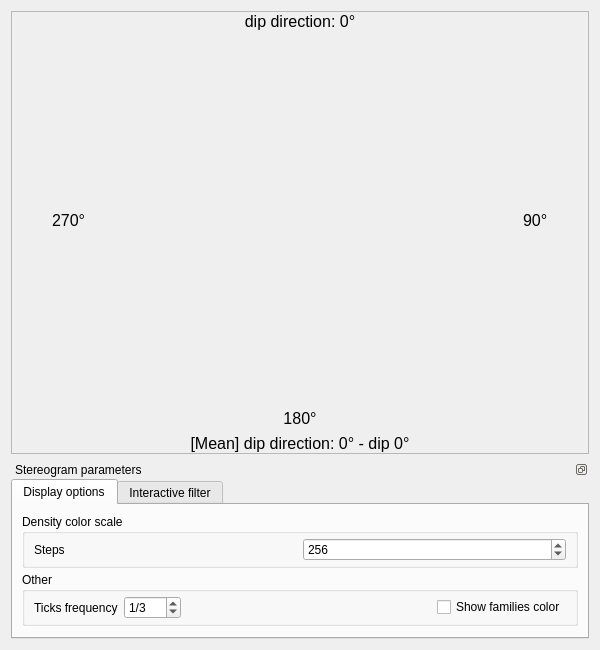
<?xml version="1.0" encoding="UTF-8"?>
<ui version="4.0">
 <class>StereogramDialog</class>
 <widget class="QDialog" name="StereogramDialog">
  <property name="geometry">
   <rect>
    <x>0</x>
    <y>0</y>
    <width>600</width>
    <height>650</height>
   </rect>
  </property>
  <property name="windowTitle">
   <string>Stereogram</string>
  </property>
  <layout class="QVBoxLayout" name="verticalLayout_5">
   <item>
    <widget class="QFrame" name="stereogramFrame">
     <property name="styleSheet">
      <string notr="true">font-size: 16px;</string>
     </property>
     <property name="frameShape">
      <enum>QFrame::StyledPanel</enum>
     </property>
     <property name="frameShadow">
      <enum>QFrame::Raised</enum>
     </property>
     <layout class="QVBoxLayout" name="verticalLayout_3">
      <property name="leftMargin">
       <number>0</number>
      </property>
      <property name="topMargin">
       <number>0</number>
      </property>
      <property name="rightMargin">
       <number>0</number>
      </property>
      <property name="bottomMargin">
       <number>0</number>
      </property>
      <item>
       <widget class="QLabel" name="label">
        <property name="sizePolicy">
         <sizepolicy hsizetype="Expanding" vsizetype="Preferred">
          <horstretch>0</horstretch>
          <verstretch>0</verstretch>
         </sizepolicy>
        </property>
        <property name="text">
         <string>dip direction: 0°</string>
        </property>
        <property name="alignment">
         <set>Qt::AlignCenter</set>
        </property>
       </widget>
      </item>
      <item>
       <layout class="QHBoxLayout" name="horizontalLayout_2">
        <item>
         <spacer name="horizontalSpacer_5">
          <property name="orientation">
           <enum>Qt::Horizontal</enum>
          </property>
          <property name="sizeType">
           <enum>QSizePolicy::Preferred</enum>
          </property>
          <property name="sizeHint" stdset="0">
           <size>
            <width>40</width>
            <height>20</height>
           </size>
          </property>
         </spacer>
        </item>
        <item>
         <layout class="QVBoxLayout" name="verticalLayout">
          <item>
           <spacer name="verticalSpacer">
            <property name="orientation">
             <enum>Qt::Vertical</enum>
            </property>
            <property name="sizeHint" stdset="0">
             <size>
              <width>20</width>
              <height>40</height>
             </size>
            </property>
           </spacer>
          </item>
          <item>
           <widget class="QLabel" name="label_2">
            <property name="text">
             <string notr="true">270°</string>
            </property>
           </widget>
          </item>
          <item>
           <spacer name="verticalSpacer_2">
            <property name="orientation">
             <enum>Qt::Vertical</enum>
            </property>
            <property name="sizeHint" stdset="0">
             <size>
              <width>20</width>
              <height>40</height>
             </size>
            </property>
           </spacer>
          </item>
         </layout>
        </item>
        <item>
         <widget class="QFrame" name="frame">
          <property name="sizePolicy">
           <sizepolicy hsizetype="Expanding" vsizetype="Expanding">
            <horstretch>0</horstretch>
            <verstretch>0</verstretch>
           </sizepolicy>
          </property>
         </widget>
        </item>
        <item>
         <layout class="QVBoxLayout" name="verticalLayout_2">
          <item>
           <spacer name="verticalSpacer_3">
            <property name="orientation">
             <enum>Qt::Vertical</enum>
            </property>
            <property name="sizeHint" stdset="0">
             <size>
              <width>20</width>
              <height>40</height>
             </size>
            </property>
           </spacer>
          </item>
          <item>
           <widget class="QLabel" name="label_3">
            <property name="text">
             <string notr="true">90°</string>
            </property>
           </widget>
          </item>
          <item>
           <spacer name="verticalSpacer_4">
            <property name="orientation">
             <enum>Qt::Vertical</enum>
            </property>
            <property name="sizeHint" stdset="0">
             <size>
              <width>20</width>
              <height>40</height>
             </size>
            </property>
           </spacer>
          </item>
         </layout>
        </item>
        <item>
         <spacer name="horizontalSpacer_6">
          <property name="orientation">
           <enum>Qt::Horizontal</enum>
          </property>
          <property name="sizeType">
           <enum>QSizePolicy::Preferred</enum>
          </property>
          <property name="sizeHint" stdset="0">
           <size>
            <width>40</width>
            <height>20</height>
           </size>
          </property>
         </spacer>
        </item>
       </layout>
      </item>
      <item>
       <widget class="QLabel" name="label_4">
        <property name="sizePolicy">
         <sizepolicy hsizetype="Expanding" vsizetype="Preferred">
          <horstretch>0</horstretch>
          <verstretch>0</verstretch>
         </sizepolicy>
        </property>
        <property name="text">
         <string notr="true">180°</string>
        </property>
        <property name="alignment">
         <set>Qt::AlignCenter</set>
        </property>
       </widget>
      </item>
      <item>
       <widget class="QLabel" name="meanDirLabel">
        <property name="sizePolicy">
         <sizepolicy hsizetype="Expanding" vsizetype="Preferred">
          <horstretch>0</horstretch>
          <verstretch>0</verstretch>
         </sizepolicy>
        </property>
        <property name="text">
         <string>[Mean] dip direction: 0° - dip 0°</string>
        </property>
        <property name="alignment">
         <set>Qt::AlignCenter</set>
        </property>
       </widget>
      </item>
     </layout>
    </widget>
   </item>
   <item>
    <widget class="QDockWidget" name="classifParamsDockWidget">
     <property name="sizePolicy">
      <sizepolicy hsizetype="Preferred" vsizetype="Maximum">
       <horstretch>0</horstretch>
       <verstretch>0</verstretch>
      </sizepolicy>
     </property>
     <property name="features">
      <set>QDockWidget::DockWidgetFloatable|QDockWidget::DockWidgetMovable</set>
     </property>
     <property name="windowTitle">
      <string>Stereogram parameters</string>
     </property>
     <widget class="QWidget" name="dockWidgetContents_3">
      <layout class="QVBoxLayout" name="verticalLayout_6">
       <property name="spacing">
        <number>0</number>
       </property>
       <property name="leftMargin">
        <number>0</number>
       </property>
       <property name="topMargin">
        <number>0</number>
       </property>
       <property name="rightMargin">
        <number>0</number>
       </property>
       <property name="bottomMargin">
        <number>0</number>
       </property>
       <item>
        <widget class="QTabWidget" name="tabWidget">
         <property name="sizePolicy">
          <sizepolicy hsizetype="Expanding" vsizetype="Maximum">
           <horstretch>0</horstretch>
           <verstretch>0</verstretch>
          </sizepolicy>
         </property>
         <property name="currentIndex">
          <number>0</number>
         </property>
         <widget class="QWidget" name="displayParamsTab">
          <attribute name="title">
           <string>Display options</string>
          </attribute>
          <layout class="QVBoxLayout" name="verticalLayout_8">
           <property name="spacing">
            <number>4</number>
           </property>
           <item>
            <widget class="QGroupBox" name="colorRampGroupBox">
             <property name="sizePolicy">
              <sizepolicy hsizetype="Preferred" vsizetype="Maximum">
               <horstretch>0</horstretch>
               <verstretch>0</verstretch>
              </sizepolicy>
             </property>
             <property name="title">
              <string>Density color scale</string>
             </property>
             <property name="flat">
              <bool>true</bool>
             </property>
             <layout class="QHBoxLayout" name="horizontalLayout_3">
              <property name="topMargin">
               <number>4</number>
              </property>
              <property name="bottomMargin">
               <number>4</number>
              </property>
              <item>
               <widget class="QLabel" name="label_9">
                <property name="text">
                 <string>Steps</string>
                </property>
               </widget>
              </item>
              <item>
               <widget class="QSpinBox" name="colorScaleStepsSpinBox">
                <property name="minimum">
                 <number>2</number>
                </property>
                <property name="maximum">
                 <number>1024</number>
                </property>
                <property name="singleStep">
                 <number>16</number>
                </property>
                <property name="value">
                 <number>256</number>
                </property>
               </widget>
              </item>
             </layout>
            </widget>
           </item>
           <item>
            <widget class="QGroupBox" name="otherParamsGroupBox">
             <property name="sizePolicy">
              <sizepolicy hsizetype="Preferred" vsizetype="Maximum">
               <horstretch>0</horstretch>
               <verstretch>0</verstretch>
              </sizepolicy>
             </property>
             <property name="title">
              <string>Other</string>
             </property>
             <property name="flat">
              <bool>true</bool>
             </property>
             <layout class="QVBoxLayout" name="verticalLayout_7">
              <property name="topMargin">
               <number>4</number>
              </property>
              <property name="bottomMargin">
               <number>4</number>
              </property>
              <item>
               <layout class="QHBoxLayout" name="horizontalLayout">
                <item>
                 <widget class="QLabel" name="label_5">
                  <property name="text">
                   <string>Ticks frequency</string>
                  </property>
                 </widget>
                </item>
                <item>
                 <widget class="QSpinBox" name="ticksFreqSpinBox">
                  <property name="prefix">
                   <string notr="true">1/</string>
                  </property>
                  <property name="minimum">
                   <number>1</number>
                  </property>
                  <property name="maximum">
                   <number>360</number>
                  </property>
                  <property name="value">
                   <number>3</number>
                  </property>
                 </widget>
                </item>
                <item>
                 <spacer name="horizontalSpacer">
                  <property name="orientation">
                   <enum>Qt::Horizontal</enum>
                  </property>
                  <property name="sizeHint" stdset="0">
                   <size>
                    <width>40</width>
                    <height>20</height>
                   </size>
                  </property>
                 </spacer>
                </item>
                <item>
                 <widget class="QCheckBox" name="showHSVColorsCheckBox">
                  <property name="toolTip">
                   <string>Show families color (on the stereogram outer edge)</string>
                  </property>
                  <property name="text">
                   <string>Show families color</string>
                  </property>
                 </widget>
                </item>
               </layout>
              </item>
             </layout>
            </widget>
           </item>
          </layout>
         </widget>
         <widget class="QWidget" name="tab_2">
          <attribute name="title">
           <string>Interactive filter</string>
          </attribute>
          <layout class="QVBoxLayout" name="verticalLayout_9">
           <item>
            <widget class="QGroupBox" name="filterFacetsGroupBox">
             <property name="sizePolicy">
              <sizepolicy hsizetype="Preferred" vsizetype="Maximum">
               <horstretch>0</horstretch>
               <verstretch>0</verstretch>
              </sizepolicy>
             </property>
             <property name="minimumSize">
              <size>
               <width>0</width>
               <height>100</height>
              </size>
             </property>
             <property name="title">
              <string>Filter facets by orientation</string>
             </property>
             <property name="flat">
              <bool>true</bool>
             </property>
             <property name="checkable">
              <bool>true</bool>
             </property>
             <property name="checked">
              <bool>false</bool>
             </property>
             <layout class="QGridLayout" name="gridLayout">
              <item row="0" column="0">
               <widget class="QLabel" name="label_10">
                <property name="text">
                 <string>Center</string>
                </property>
               </widget>
              </item>
              <item row="0" column="2">
               <widget class="QLabel" name="label_6">
                <property name="text">
                 <string>dip</string>
                </property>
               </widget>
              </item>
              <item row="0" column="3">
               <widget class="QDoubleSpinBox" name="dipDoubleSpinBox">
                <property name="suffix">
                 <string> deg.</string>
                </property>
                <property name="maximum">
                 <double>90.000000000000000</double>
                </property>
                <property name="singleStep">
                 <double>10.000000000000000</double>
                </property>
               </widget>
              </item>
              <item row="0" column="5">
               <widget class="QLabel" name="label_11">
                <property name="text">
                 <string>dip dir.</string>
                </property>
               </widget>
              </item>
              <item row="0" column="6">
               <widget class="QDoubleSpinBox" name="dipDirDoubleSpinBox">
                <property name="suffix">
                 <string> deg.</string>
                </property>
                <property name="maximum">
                 <double>360.000000000000000</double>
                </property>
                <property name="singleStep">
                 <double>10.000000000000000</double>
                </property>
               </widget>
              </item>
              <item row="1" column="0">
               <widget class="QLabel" name="label_7">
                <property name="text">
                 <string>Span</string>
                </property>
               </widget>
              </item>
              <item row="1" column="2">
               <widget class="QLabel" name="label_12">
                <property name="text">
                 <string>dip</string>
                </property>
               </widget>
              </item>
              <item row="1" column="3">
               <widget class="QDoubleSpinBox" name="dipSpanDoubleSpinBox">
                <property name="minimum">
                 <double>0.010000000000000</double>
                </property>
                <property name="maximum">
                 <double>90.000000000000000</double>
                </property>
                <property name="singleStep">
                 <double>10.000000000000000</double>
                </property>
                <property name="value">
                 <double>30.000000000000000</double>
                </property>
               </widget>
              </item>
              <item row="1" column="5">
               <widget class="QLabel" name="label_13">
                <property name="text">
                 <string>dip dir.</string>
                </property>
               </widget>
              </item>
              <item row="1" column="6">
               <widget class="QDoubleSpinBox" name="dipDirSpanDoubleSpinBox">
                <property name="minimum">
                 <double>0.010000000000000</double>
                </property>
                <property name="maximum">
                 <double>360.000000000000000</double>
                </property>
                <property name="singleStep">
                 <double>10.000000000000000</double>
                </property>
                <property name="value">
                 <double>30.000000000000000</double>
                </property>
               </widget>
              </item>
              <item row="0" column="4">
               <spacer name="horizontalSpacer_2">
                <property name="orientation">
                 <enum>Qt::Horizontal</enum>
                </property>
                <property name="sizeType">
                 <enum>QSizePolicy::Preferred</enum>
                </property>
                <property name="sizeHint" stdset="0">
                 <size>
                  <width>20</width>
                  <height>20</height>
                 </size>
                </property>
               </spacer>
              </item>
              <item row="0" column="1">
               <spacer name="horizontalSpacer_3">
                <property name="orientation">
                 <enum>Qt::Horizontal</enum>
                </property>
                <property name="sizeType">
                 <enum>QSizePolicy::Preferred</enum>
                </property>
                <property name="sizeHint" stdset="0">
                 <size>
                  <width>20</width>
                  <height>20</height>
                 </size>
                </property>
               </spacer>
              </item>
              <item row="0" column="7">
               <spacer name="horizontalSpacer_4">
                <property name="orientation">
                 <enum>Qt::Horizontal</enum>
                </property>
                <property name="sizeHint" stdset="0">
                 <size>
                  <width>40</width>
                  <height>20</height>
                 </size>
                </property>
               </spacer>
              </item>
              <item row="0" column="8">
               <widget class="QPushButton" name="exportPushButton">
                <property name="text">
                 <string>Export</string>
                </property>
               </widget>
              </item>
             </layout>
            </widget>
           </item>
          </layout>
         </widget>
        </widget>
       </item>
      </layout>
     </widget>
    </widget>
   </item>
  </layout>
 </widget>
 <resources/>
 <connections/>
</ui>
